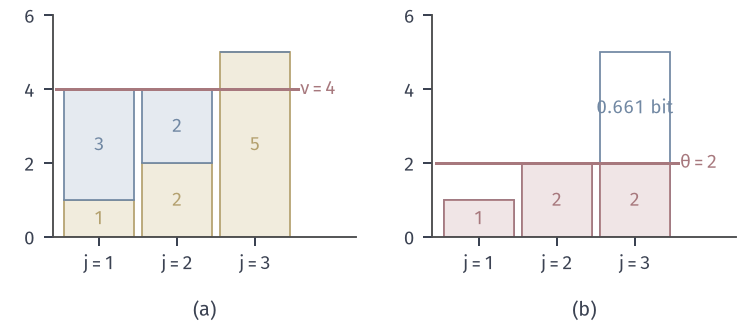

The Python source for this figure:
from pathlib import Path
import sys, math
HERE = Path(__file__).resolve().parent
sys.path.insert(0, str(HERE.parent/"gcc-common"))
from gcc_fig import *
# (a) Water filling for parallel Gaussian channels with noise levels sigma_j^2 = (1, 2, 5) and total power 5.
#     Yellow: the floor sigma_j^2; blue: power P_j = (nu - sigma_j^2)^+ on top; red line: water level nu = 4;
#     powers (3, 2, 0).
# (b) Reverse water filling (rate distortion of independent Gaussian components) with variances (1, 2, 5) and
#     total distortion 5: distortion D_j = min(theta, sigma_j^2) (red fill), theta = 2 (red line); the part of the
#     variance above theta (blue outline) is what must be described; rates (0, 0, 0.661) bit.
s = np.array([1., 2., 5.]); x = np.arange(3)
fig, axs = figure(width_mm=106, height_mm=46, ncols=2)
panel(fig, left=.07, right=.98, top=.95, bottom=.27, wspace=.25)
ax = axs[0]
nu, p = waterfill(s, 5.0)
ax.bar(x, s, width=.9, color=YELLOW_FILL, edgecolor=YELLOW, lw=.7)
ax.bar(x, p, bottom=s, width=.9, color=BLUE_FILL, edgecolor=BLUE, lw=.7)
ax.plot([-.55, 2.55], [nu, nu], color=RED, lw=1.2)
for j in range(3):
    if p[j] > 0:
        lab(ax, j, s[j]+p[j]/2, '%g' % p[j], BLUE, ha='center', va='center')
    lab(ax, j, s[j]/2, '%g' % s[j], YELLOW, ha='center', va='center')
lab(ax, 2.58, nu, r'$\nu=%g$' % nu, RED, va='center')
ax = axs[1]
th = 2.0; D = np.minimum(th, s); rate = .5*np.log2(np.maximum(s/th, 1))
ax.bar(x, s, width=.9, color='white', edgecolor=BLUE, lw=.7)
ax.bar(x, D, width=.9, color=RED_FILL, edgecolor=RED, lw=.7)
ax.plot([-.55, 2.55], [th, th], color=RED, lw=1.2)
for j in range(3):
    lab(ax, j, D[j]/2, '%g' % D[j], RED, ha='center', va='center')
    if s[j] > th:
        lab(ax, j, (s[j]+th)/2, '%.3f bit' % rate[j], BLUE, ha='center', va='center')
lab(ax, 2.58, th, r'$\theta=%g$' % th, RED, va='center')
for ax in axs:
    ax.set_xlim(-.6, 3.3); ax.set_ylim(0, 6)
    ax.set_xticks(x); ax.set_xticklabels([r'$j=1$', r'$j=2$', r'$j=3$']); ax.set_yticks([0, 2, 4, 6])
tags(fig, axs)
save(fig, HERE, 'figure', {'water level': float(nu), 'powers': [float(v) for v in p],
                            'theta': th, 'distortions': [float(v) for v in D], 'rates': [float(v) for v in rate]})
